Frame 1 (no input): blank canvas, image omitted
Frame 60 (the mouse pressed at the canvas centre just before this capture): blank canvas, image omitted
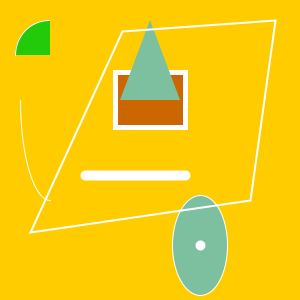
Frame 120 (the mouse held since frame 60 and released just before this capture)

The Processing sketch whose frames 1 and 60 were blank and that drew this single picture after the mouse press (run headless with seeded random() and noise(); from frame 60 on, the mouse is pressed at the canvas centre):

// Processing sketch: processing_36408
// ── processing_36408.pde

void
setup() {
  size(300, 300);
}
void
draw() {
  if (mouseX<width/2) {
    background(0);
  }
  else {
    background(255, 204, 0);
    smooth();
    fill(204, 102, 0);
    strokeWeight(5);
    rectMode(CENTER);
    rect(150, 100, 70, 55);
    strokeWeight(1);
    noFill();
    arc(50, 100, 60, 200, PI/2, PI);
    fill(34, 202, 10);
    arc(50, 55, 70, 70, PI, TWO_PI-PI/2);
    fill(125, 192, 160);
    ellipseMode(CENTER);
    ellipse(200, 245, 55, 100);
    strokeWeight(10);
    line(185, 175, 85, 175);
    strokeWeight(1);
    noStroke();
    triangle(120, 100, 150, 20, 180, 100);
    stroke(255);
    noFill();
    strokeWeight(2);
    quad(122, 31, 275, 20, 250, 200, 30, 232);
    strokeWeight(10);
    point(200, 245);
  }
}
